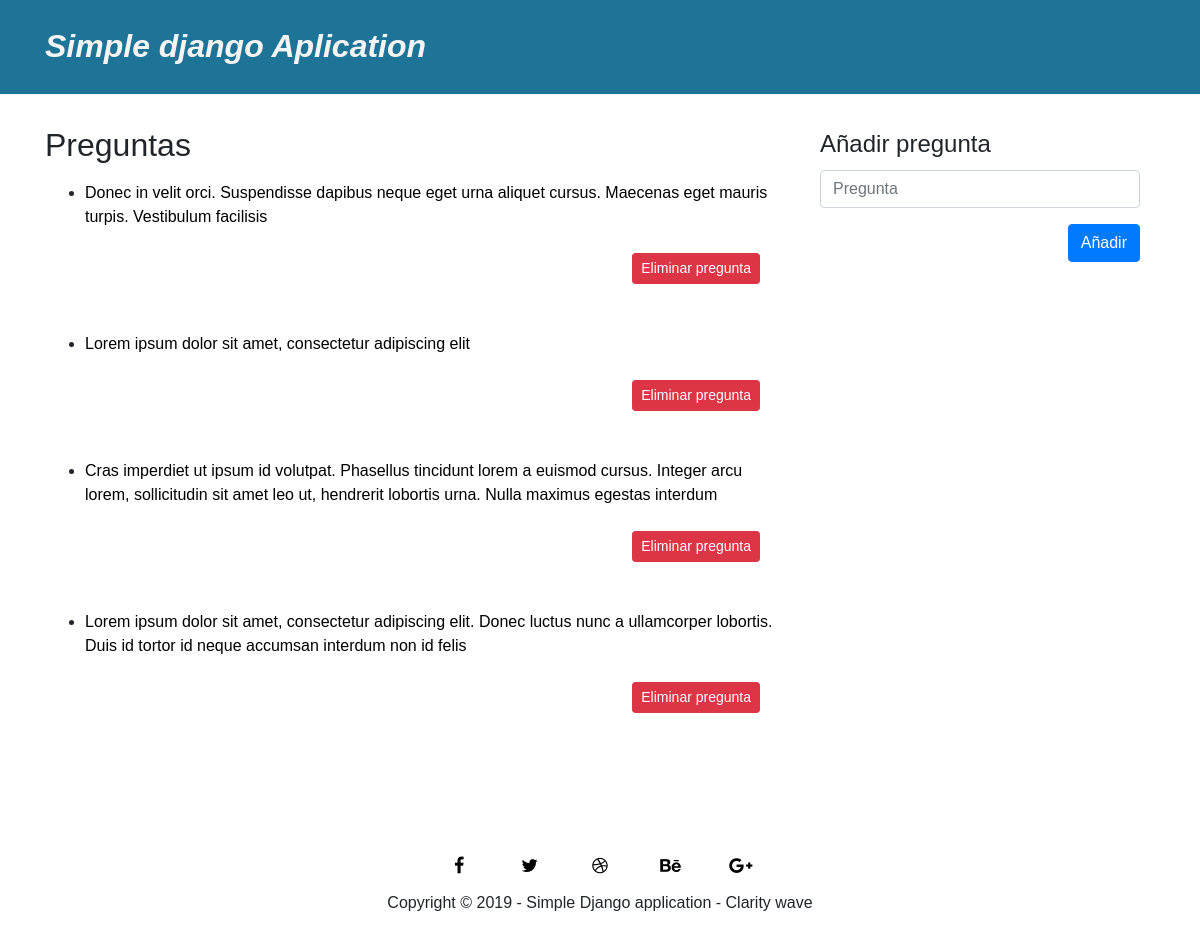
Screenshot of /polls/ with the database file from the repository.
### polls/models.py (models this page shows, shortened)
class Question(models.Model):
    question_text = models.CharField(max_length=200)
    pub_date = models.DateTimeField('date published')

### polls/views.py (the view)
# urls.py: path('', views.IndexView.as_view(), name='index'),
class IndexView(generic.ListView):
    template_name = 'polls/index.html'
    context_object_name = 'latest_question_list'
    def get_queryset(self):
        return Question.objects.order_by('-pub_date')[:5]

### polls/templates/polls/index.html (shortened to what this page needs)
{% extends 'base/base.html' %}
{% block body %}
<div class="main row">
    <div class="col-sm-12 col-md-8">
        <h2>Preguntas</h2>
        {% if latest_question_list %}
        <ul>
            {% for question in latest_question_list %}
            <li><a href="{% url 'detail' question.id %}">{{ question.question_text }}</a></li>
            <br>
            <form method="delete" class="text-right" id="delete" data-id="{% url 'delete_question' question.id %}">
                <div class="col-md-12">
                    <button type="submit" class="btn btn-danger btn-sm text-right">Eliminar pregunta</button>
                </div>
            </form>
            <br>
            <br>
            {% endfor %}
        </ul>
        {% else %}
        <p>No polls are available.</p>
        {% endif %}
    </div>
    <div class="col-sm-12 col-md-4 ">
        <div class="well well-sm">
            <form class="form-horizontal" method="post" id="add_question" data-id="{% url 'add_question' %}">
                <fieldset>
                    <div class="col-md-12">
                        <legend class="header">Añadir pregunta</legend>
                    </div>
                    <div class="form-group">
                        <div class="col-md-12">
                            <input id="question" name="question" type="text" placeholder="Pregunta"
                                class="form-control">
                        </div>
                    </div>
                    <div class="form-group">
                        <div class="col-md-12 text-right">
                            <button type="submit" class="btn btn-primary">Añadir</button>
                        </div>
                    </div>
                </fieldset>
            </form>
        </div>
    </div>
</div>
{% endblock body %}

### static/css/styles.css (style rules this page uses)
body { background: #ffffff; font-family: 'Source Sans Pro', sans-serif; font-weight: 300; }
html,body { width: 100%; overflow-x: hidden; }
html { font-size: 100%; }
.principal a { color: rgb(0, 0, 0); }
.principal h2 { margin-bottom: 0.5em; }

### rows the page displays
Question: question_text "Donec in velit orci. Suspendisse dapibus neque eget urna aliquet cursus. Maecenas eget mauris turpis. Vestibulum facilisis"
Question: question_text "Lorem ipsum dolor sit amet, consectetur adipiscing elit"
Question: question_text "Cras imperdiet ut ipsum id volutpat. Phasellus tincidunt lorem a euismod cursus. Integer arcu lorem, sollicitudin sit amet leo ut, hendrerit lobortis urna. Nulla maximus egestas interdum"
Question: question_text "Lorem ipsum dolor sit amet, consectetur adipiscing elit. Donec luctus nunc a ullamcorper lobortis. Duis id tortor id neque accumsan interdum non id felis"
